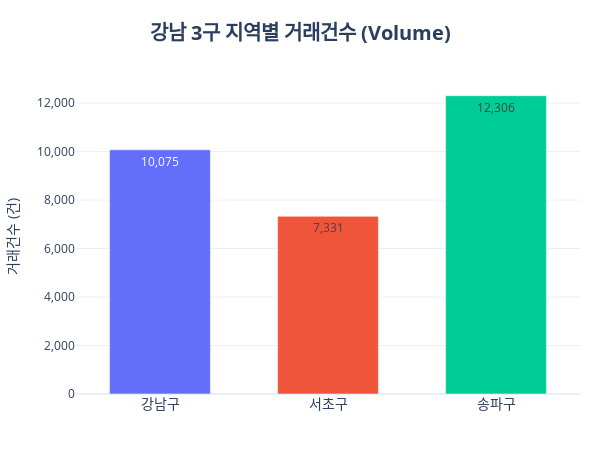
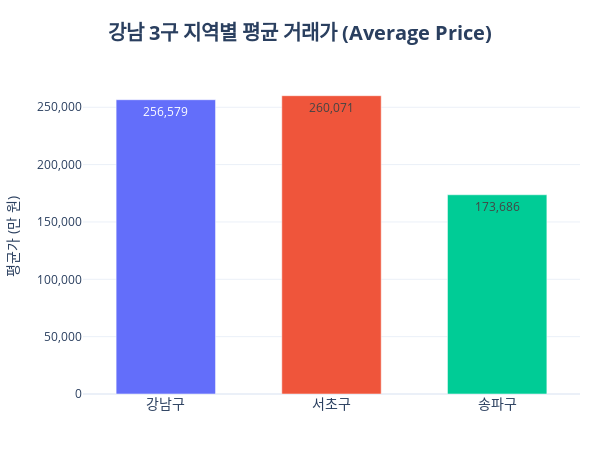

Here is the notebook cell these charts were saved with, in order:
### Markdown cell above
### 송파 vs (강남, 서초) 비교 데이터 시각화

### Code cell
import plotly.express as px # 시각화 라이브러리를 가져옵니다.

# 1. 인덱스 변환
plot_stats = comparison_stats.reset_index() # 인덱스를 컬럼으로 바꿉니다.

# 2. 거래건수 시각화 (시장 활성도)
fig_count = px.bar(
    plot_stats, 
    x='자치구명', 
    y='거래건수', 
    text_auto=True, # 숫자를 막대 위에 표시합니다.
    title='<b>강남 3구 지역별 거래건수 (Volume)</b>', # 제목을 설정합니다.
    color='자치구명', # 구별로 색상을 나눕니다.
    template='plotly_white' # 흰색 배경을 사용합니다.
)

# [수정] 거래건수 그래프 레이아웃 최적화
fig_count.update_layout(
    width=600, # 너비를 600으로 줄입니다.
    height=450, # 높이를 450으로 줄입니다.
    title=dict(font=dict(size=20), x=0.5), # 제목 크기를 20으로 줄이고 중앙에 둡니다.
    xaxis=dict(title="", tickfont=dict(size=14)), # X축 제목을 없애고 글자 크기를 조정합니다.
    yaxis=dict(title="거래건수 (건)", tickfont=dict(size=12), tickformat=",d"), # Y축 숫자 포맷을 설정합니다.
    showlegend=False, # 범례를 숨깁니다.
    margin=dict(l=60, r=20, t=80, b=40), # 여백을 줄여 막대 영역을 넓힙니다.
    bargap=0.4 # 막대 사이의 간격을 적절히 벌립니다.
)
fig_count.show() # 그래프를 출력합니다.

# 3. 평균가 시각화 (가격 수준)
fig_mean = px.bar(
    plot_stats, 
    x='자치구명', 
    y='평균가', 
    text_auto=',.0f', # 천 단위 콤마를 표시합니다.
    title='<b>강남 3구 지역별 평균 거래가 (Average Price)</b>', # 제목을 설정합니다.
    color='자치구명', # 색상을 지정합니다.
    template='plotly_white' # 배경 스타일입니다.
)

# [수정] 평균가 그래프 레이아웃 최적화
fig_mean.update_layout(
    width=600, # 너비를 600으로 줄입니다.
    height=450, # 높이를 450으로 줄입니다.
    title=dict(font=dict(size=20), x=0.5), # 제목 크기를 20으로 줄이고 중앙 배치합니다.
    xaxis=dict(title="", tickfont=dict(size=14)), # X축 설정을 조정합니다.
    yaxis=dict(title="평균가 (만 원)", tickfont=dict(size=12), tickformat=",d"), # Y축 숫자 포맷을 설정합니다.
    showlegend=False, # 범례를 숨깁니다.
    margin=dict(l=60, r=20, t=80, b=40), # 여백을 최적화합니다.
    bargap=0.4 # 막대 두께를 조절합니다.
)
fig_mean.show() # 그래프를 출력합니다.

### Figure 1 — Plotly figure (JSON) as saved in the notebook; plotly's stock layout.template omitted (floating-point values rounded to 4 significant figures)
{"data": [{"hovertemplate": "자치구명=%{x}<br>거래건수=%{y}<extra></extra>", "legendgroup": "강남구", "marker": {"color": "#636efa", "pattern": {"shape": ""}}, "name": "강남구", "orientation": "v", "showlegend": true, "textposition": "auto", "texttemplate": "%{y}", "type": "bar", "x": ["강남구"], "xaxis": "x", "y": [10075], "yaxis": "y"}, {"hovertemplate": "자치구명=%{x}<br>거래건수=%{y}<extra></extra>", "legendgroup": "서초구", "marker": {"color": "#EF553B", "pattern": {"shape": ""}}, "name": "서초구", "orientation": "v", "showlegend": true, "textposition": "auto", "texttemplate": "%{y}", "type": "bar", "x": ["서초구"], "xaxis": "x", "y": [7331], "yaxis": "y"}, {"hovertemplate": "자치구명=%{x}<br>거래건수=%{y}<extra></extra>", "legendgroup": "송파구", "marker": {"color": "#00cc96", "pattern": {"shape": ""}}, "name": "송파구", "orientation": "v", "showlegend": true, "textposition": "auto", "texttemplate": "%{y}", "type": "bar", "x": ["송파구"], "xaxis": "x", "y": [12306], "yaxis": "y"}], "layout": {"bargap": 0.4, "barmode": "relative", "height": 450, "legend": {"title": {"text": "자치구명"}, "tracegroupgap": 0}, "margin": {"b": 40, "l": 60, "r": 20, "t": 80}, "showlegend": false, "title": {"font": {"size": 20}, "text": "<b>강남 3구 지역별 거래건수 (Volume)</b>", "x": 0.5}, "width": 600, "xaxis": {"anchor": "y", "categoryarray": ["강남구", "서초구", "송파구"], "categoryorder": "array", "domain": [0, 1], "tickfont": {"size": 14}, "title": {"text": ""}}, "yaxis": {"anchor": "x", "domain": [0, 1], "tickfont": {"size": 12}, "tickformat": ",d", "title": {"text": "거래건수 (건)"}}}}

### Figure 2 — Plotly figure (JSON) as saved in the notebook; plotly's stock layout.template omitted (floating-point values rounded to 4 significant figures)
{"data": [{"hovertemplate": "자치구명=%{x}<br>평균가=%{y}<extra></extra>", "legendgroup": "강남구", "marker": {"color": "#636efa", "pattern": {"shape": ""}}, "name": "강남구", "orientation": "v", "showlegend": true, "textposition": "auto", "texttemplate": "%{y:,.0f}", "type": "bar", "x": ["강남구"], "xaxis": "x", "y": [256600.0], "yaxis": "y"}, {"hovertemplate": "자치구명=%{x}<br>평균가=%{y}<extra></extra>", "legendgroup": "서초구", "marker": {"color": "#EF553B", "pattern": {"shape": ""}}, "name": "서초구", "orientation": "v", "showlegend": true, "textposition": "auto", "texttemplate": "%{y:,.0f}", "type": "bar", "x": ["서초구"], "xaxis": "x", "y": [260100.0], "yaxis": "y"}, {"hovertemplate": "자치구명=%{x}<br>평균가=%{y}<extra></extra>", "legendgroup": "송파구", "marker": {"color": "#00cc96", "pattern": {"shape": ""}}, "name": "송파구", "orientation": "v", "showlegend": true, "textposition": "auto", "texttemplate": "%{y:,.0f}", "type": "bar", "x": ["송파구"], "xaxis": "x", "y": [173700.0], "yaxis": "y"}], "layout": {"bargap": 0.4, "barmode": "relative", "height": 450, "legend": {"title": {"text": "자치구명"}, "tracegroupgap": 0}, "margin": {"b": 40, "l": 60, "r": 20, "t": 80}, "showlegend": false, "title": {"font": {"size": 20}, "text": "<b>강남 3구 지역별 평균 거래가 (Average Price)</b>", "x": 0.5}, "width": 600, "xaxis": {"anchor": "y", "categoryarray": ["강남구", "서초구", "송파구"], "categoryorder": "array", "domain": [0, 1], "tickfont": {"size": 14}, "title": {"text": ""}}, "yaxis": {"anchor": "x", "domain": [0, 1], "tickfont": {"size": 12}, "tickformat": ",d", "title": {"text": "평균가 (만 원)"}}}}
